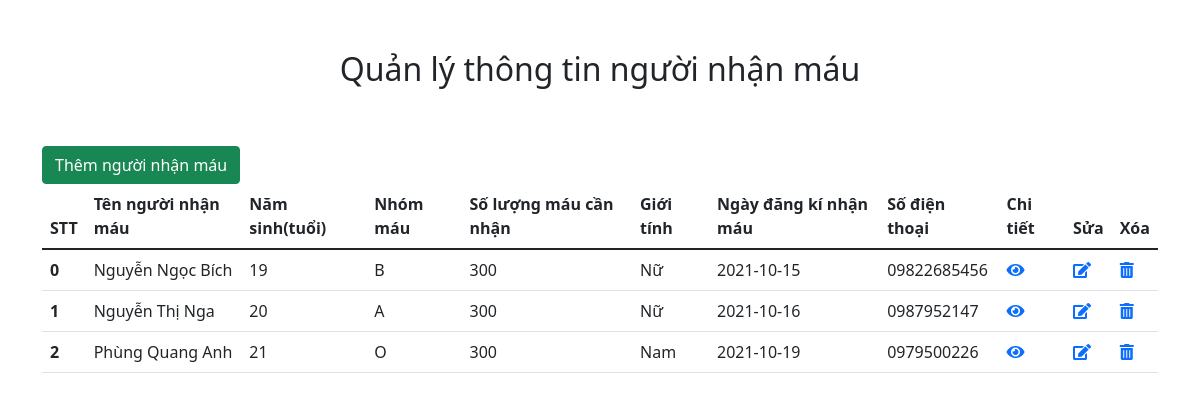
The page / on the database its author committed.
### tables this page shows
CREATE TABLE `recipient` (
  `reci_id` int(10) UNSIGNED NOT NULL,
  `reci_name` varchar(50) NOT NULL,
  `reci_age` int(11) DEFAULT NULL,
  `reci_bgrp` varchar(20) NOT NULL,
  `reci_bqnty` int(11) NOT NULL,
  `reci_sex` varchar(10) DEFAULT NULL,
  `reci_reg_date` date DEFAULT NULL,
  `reci_phno` varchar(15) DEFAULT NULL
);

### src/index.php (the view, shortened to what this page needs)
<?php
$conn = mysqli_connect('localhost','root','','blood_recipient')
?>
<!DOCTYPE html>
<html lang="en">
<head>
  <link rel="stylesheet" href="https://use.fontawesome.com/releases/v5.8.2/css/all.css" integrity="sha384-
    oS3vJWv+0UjzBfQzYUhtDYW+Pj2yciDJxpsK1OYPAYjqT085Qq/1cq5FLXAZQ7Ay">
  <link rel="stylesheet" href="https://pro.fontawesome.com/releases/v5.10.0/css/all.css" />
  <link href="https://cdn.jsdelivr.net/npm/bootstrap@5.1.1/dist/css/bootstrap.min.css" rel="stylesheet">
</head>
<body>
  <div class="container">
    <h2 style="text-align: center;margin-top : 50px">Quản lý thông tin người nhận máu</h2>
    <a href="add.php" class="btn btn-success" style="margin-top: 50px;">Thêm người nhận máu</a>
    <table class="table">
      <thead>
        <tr>
          <th scope="col">STT</th>
          <th scope="col">Tên người nhận máu</th>
          <th scope="col">Năm sinh(tuổi)</th>
          <th scope="col">Nhóm máu</th>
          <th scope="col">Số lượng máu cần nhận</th>
          <th scope="col">Giới tính</th>
          <th scope="col">Ngày đăng kí nhận máu</th>
          <th scope="col">Số điện thoại</th>
          <th scope="col">Chi tiết</th>
          <th scope="col">Sửa</th>
          <th scope="col">Xóa</th>
        </tr>
      </thead>
      <tbody>
        <?php
        $resuilt = mysqli_query($conn, "Select * from recipient");
        if (mysqli_num_rows($resuilt) > 0) {
          $i = 0;
          while ($row = mysqli_fetch_assoc($resuilt)) { ?>
            <tr>
              <th scope="row"><?php echo $i ?></th>
              <td><?php echo $row['reci_name'] ?></td>
              <td><?php echo $row['reci_age'] ?></td>
              <td><?php echo $row['reci_bgrp'] ?></td>
              <td><?php echo $row['reci_bqnty'] ?></td>
              <td><?php echo $row['reci_sex'] ?></td>
              <td><?php echo $row['reci_reg_date'] ?></td>
              <td><?php echo $row['reci_phno'] ?></td>
              <td><a href="view.php?reci_id=<?php echo $row['reci_id'] ?>"><i class="fas fa-eye"></i></a></td>
              <td><a href="update.php?reci_id=<?php echo $row['reci_id'] ?>"><i class="fas fa-edit"></i></a></td>
              <td><a href="delete.php?reci_id=<?php echo $row['reci_id']?>"><i class="fas fa-trash-alt"></i></a></td>
            </tr>
        <?php
            $i++;
          }
        }
        ?>
      </tbody>
    </table>
  </div>
</body>
</html>

### rows shown on the page
recipient: reci_name "Nguyễn Ngọc Bích", reci_age "19", reci_bgrp "B", reci_bqnty "300", reci_sex "Nữ", reci_reg_date "2021-10-15", reci_phno "09822685456"
recipient: reci_name "Nguyễn Thị Nga", reci_age "20", reci_bgrp "A", reci_bqnty "300", reci_sex "Nữ", reci_reg_date "2021-10-16", reci_phno "0987952147"
recipient: reci_name "Phùng Quang Anh", reci_age "21", reci_bgrp "O", reci_bqnty "300", reci_sex "Nam", reci_reg_date "2021-10-19", reci_phno "0979500226"
